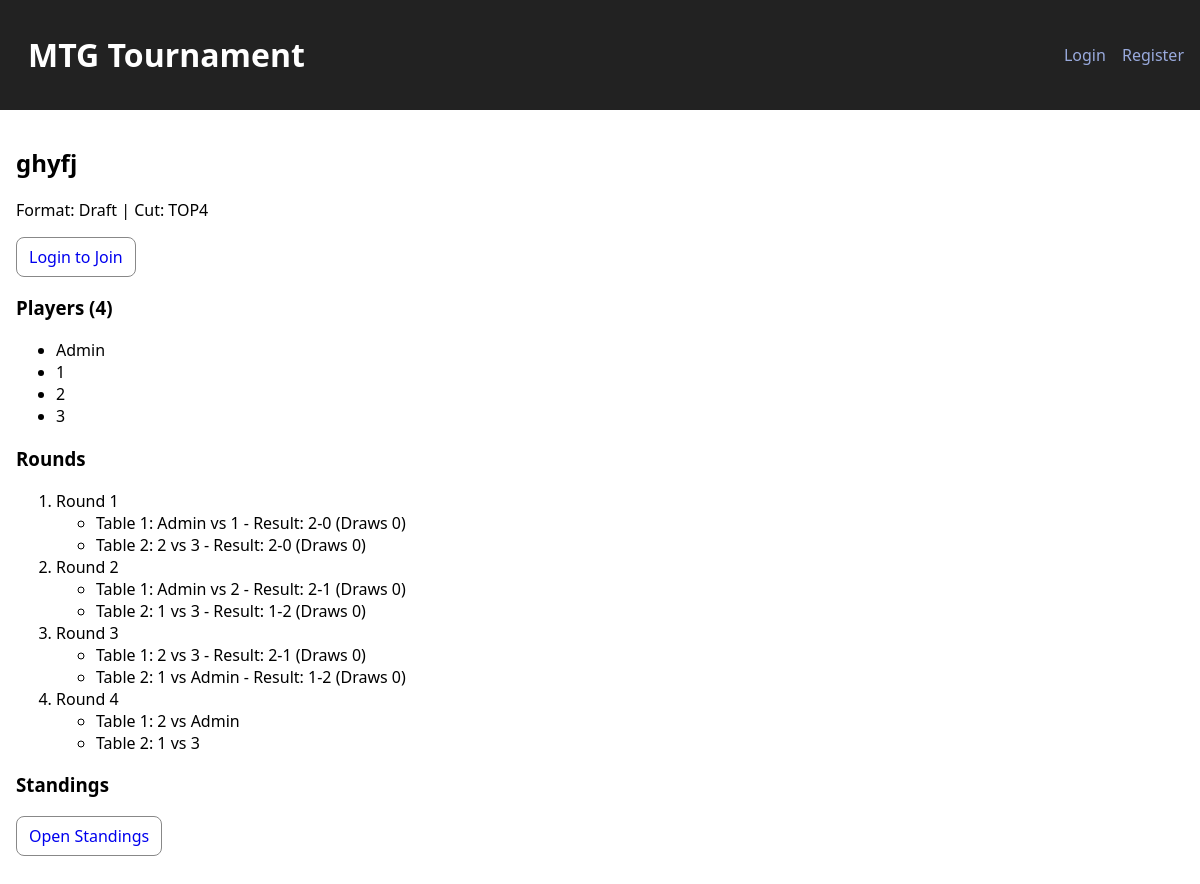
/t/1, run on the app's committed database.
### app/models.py (models this page shows, shortened)
class Tournament(db.Model):
    id = db.Column(db.Integer, primary_key=True)
    name = db.Column(db.String(200), nullable=False)
    format = db.Column(db.String(50), nullable=False)  # Commander, Draft, Constructed
    cut = db.Column(db.String(10), default='none')     # none, top8, top4
    rounds_override = db.Column(db.Integer, nullable=True)
    created_at = db.Column(db.DateTime, default=datetime.utcnow)

class TournamentPlayer(db.Model):
    id = db.Column(db.Integer, primary_key=True)
    tournament_id = db.Column(db.Integer, db.ForeignKey('tournament.id'), nullable=False)
    user_id = db.Column(db.Integer, db.ForeignKey('user.id'), nullable=False)
    points = db.Column(db.Integer, default=0)  # 3 for win, 1 for draw, 0 for loss
    game_wins = db.Column(db.Integer, default=0)
    game_losses = db.Column(db.Integer, default=0)
    game_draws = db.Column(db.Integer, default=0)
    tournament = db.relationship('Tournament', backref=db.backref('players', lazy='dynamic'))
    user = db.relationship('User', backref='tournament_entries')
    __table_args__ = (UniqueConstraint('tournament_id', 'user_id', name='_tournament_user_uc'),)

class User(db.Model, UserMixin):
    id = db.Column(db.Integer, primary_key=True)
    email = db.Column(db.String(255), unique=True, nullable=False)
    name = db.Column(db.String(120), nullable=False)
    password_hash = db.Column(db.String(255), nullable=False)
    is_admin = db.Column(db.Boolean, default=False)
    created_at = db.Column(db.DateTime, default=datetime.utcnow)

class Round(db.Model):
    id = db.Column(db.Integer, primary_key=True)
    tournament_id = db.Column(db.Integer, db.ForeignKey('tournament.id'), nullable=False)
    number = db.Column(db.Integer, nullable=False)
    tournament = db.relationship('Tournament', backref=db.backref('rounds', lazy='dynamic'))

class Match(db.Model):
    id = db.Column(db.Integer, primary_key=True)
    round_id = db.Column(db.Integer, db.ForeignKey('round.id'), nullable=False)
    player1_id = db.Column(db.Integer, db.ForeignKey('tournament_player.id'), nullable=False)
    player2_id = db.Column(db.Integer, db.ForeignKey('tournament_player.id'), nullable=True)  # None means BYE
    table_number = db.Column(db.Integer, nullable=False)
    completed = db.Column(db.Boolean, default=False)
    result_id = db.Column(db.Integer, db.ForeignKey('match_result.id'), nullable=True)
    round = db.relationship('Round', backref=db.backref('matches', lazy='dynamic'))
    player1 = db.relationship('TournamentPlayer', foreign_keys=[player1_id])
    player2 = db.relationship('TournamentPlayer', foreign_keys=[player2_id])
    result = db.relationship('MatchResult', backref='match', uselist=False)
    __table_args__ = (UniqueConstraint('round_id', 'table_number', name='_round_table_uc'),)

class MatchResult(db.Model):
    id = db.Column(db.Integer, primary_key=True)
    player1_wins = db.Column(db.Integer, default=0)
    player2_wins = db.Column(db.Integer, default=0)
    draws = db.Column(db.Integer, default=0)

### app/app.py (the view)
    @app.route('/t/<int:tid>')
    def view_tournament(tid):
        t = db.session.get(Tournament, tid)
        if not t: abort(404)
        players = db.session.query(TournamentPlayer).filter_by(tournament_id=tid).all()
        rounds = db.session.query(Round).filter_by(tournament_id=tid).order_by(Round.number).all()
        standings = compute_standings(t, db.session)
        rec_rounds = recommended_rounds(len(players))
        return render_template('tournament/view.html', t=t, players=players, rounds=rounds, standings=standings, rec_rounds=rec_rounds)

### app/pairing.py (called while the page is built, shortened)
def recommended_rounds(n_players: int) -> int:
    if n_players <= 8: return 3

### app/templates/tournament/view.html (shortened to what this page needs)
{% extends 'base.html' %}
{% block content %}
<h2>{{ t.name }}</h2>
<p>Format: {{ t.format }} | Cut: {{ t.cut|upper }}</p>
<form method="post" action="{{ url_for('join_tournament', tid=t.id) }}">
  {% if current_user.is_authenticated %}
    <button class="btn" type="submit">Join Tournament</button>
  {% else %}
    <a class="btn" href="{{ url_for('login') }}">Login to Join</a>
  {% endif %}
</form>
<h3>Players ({{ players|length }})</h3>
<ul>
  {% for p in players %}
    <li>{{ p.user.name }}</li>
  {% endfor %}
</ul>
<h3>Rounds</h3>
<ol>
  {% for r in rounds %}
    <li>
      Round {{ r.number }}
      <ul>
        {% for m in r.matches.order_by('table_number') %}
          <li>
            Table {{ m.table_number }}:
            {% if m.player2_id %}
              {{ m.player1.user.name }} vs {{ m.player2.user.name }}
            {% else %}
              {{ m.player1.user.name }} has a BYE
            {% endif %}
            {% if m.completed %}
              - Result:
              {% if m.player2_id %}
                {{ m.result.player1_wins }}-{{ m.result.player2_wins }} (Draws {{ m.result.draws }})
              {% else %}
                Win by BYE
              {% endif %}
            {% else %}
              {% if current_user.is_authenticated and (current_user.is_admin or current_user.id in (m.player1.user_id, m.player2.user_id or -1)) %}
                <a href="{{ url_for('report_match', mid=m.id) }}">Report</a>
              {% endif %}
            {% endif %}
          </li>
        {% endfor %}
      </ul>
    </li>
  {% endfor %}
</ol>
<h3>Standings</h3>
<p><a class="btn" href="{{ url_for('standings', tid=t.id) }}">Open Standings</a></p>
{% endblock %}

### app/templates/base.html (shortened to what this page needs)
<!doctype html>
<html>
<head>
  <link rel="stylesheet" href="{{ url_for('static', filename='style.css') }}">
</head>
<body>
  <header>
    <h1><a href="{{ url_for('index') }}">MTG Tournament</a></h1>
    <nav>
      {% if current_user.is_authenticated %}
        <span>Hi, {{ current_user.name }}</span>
        {% if current_user.is_admin %}
        <a href="{{ url_for('new_tournament') }}">New Tournament</a>
        <a href="{{ url_for('admin_register_player') }}">Register Player</a>
        {% endif %}
        <a href="{{ url_for('logout') }}">Logout</a>
      {% else %}
        <a href="{{ url_for('login') }}">Login</a>
        <a href="{{ url_for('register') }}">Register</a>
      {% endif %}
    </nav>
  </header>
  <main>
    {% block content %}{% endblock %}
  </main>
</body>
</html>

### app/static/style.css (style rules this page uses)
body { font-family: system-ui, sans-serif; margin: 0; padding: 0; }
header { display:flex; justify-content:space-between; align-items:center; padding: 12px 16px; background:#222; color:#fff; }
header a { color: #9ad; text-decoration:none; margin-left: 12px; }
h1 a { color: #fff; text-decoration:none; }
main { padding: 16px; }
.btn { display:inline-block; padding:8px 12px; border-radius:8px; border:1px solid #888; text-decoration:none; }

### data on the page
Tournament: name "ghyfj", format "Draft", cut "TOP4"
TournamentPlayer: user.name "Admin"
TournamentPlayer: user.name "1"
TournamentPlayer: user.name "2"
TournamentPlayer: user.name "3"
Round: number "1"
Match: table_number "1", player1.user.name "Admin", player2.user.name "1", result.player1_wins "2", result.player2_wins "0", result.draws "0"
Match: table_number "2", player1.user.name "2", player2.user.name "3", result.player1_wins "2", result.player2_wins "0", result.draws "0"
Round: number "2"
Match: table_number "1", player1.user.name "Admin", player2.user.name "2", result.player1_wins "2", result.player2_wins "1", result.draws "0"
Match: table_number "2", player1.user.name "1", player2.user.name "3", result.player1_wins "1", result.player2_wins "2", result.draws "0"
Round: number "3"
Match: table_number "1", player1.user.name "2", player2.user.name "3", result.player1_wins "2", result.player2_wins "1", result.draws "0"
Match: table_number "2", player1.user.name "1", player2.user.name "Admin", result.player1_wins "1", result.player2_wins "2", result.draws "0"
Round: number "4"
Match: table_number "1", player1.user.name "2", player2.user.name "Admin"
Match: table_number "2", player1.user.name "1", player2.user.name "3"

### other printed values
{{ players|length }} "4"
